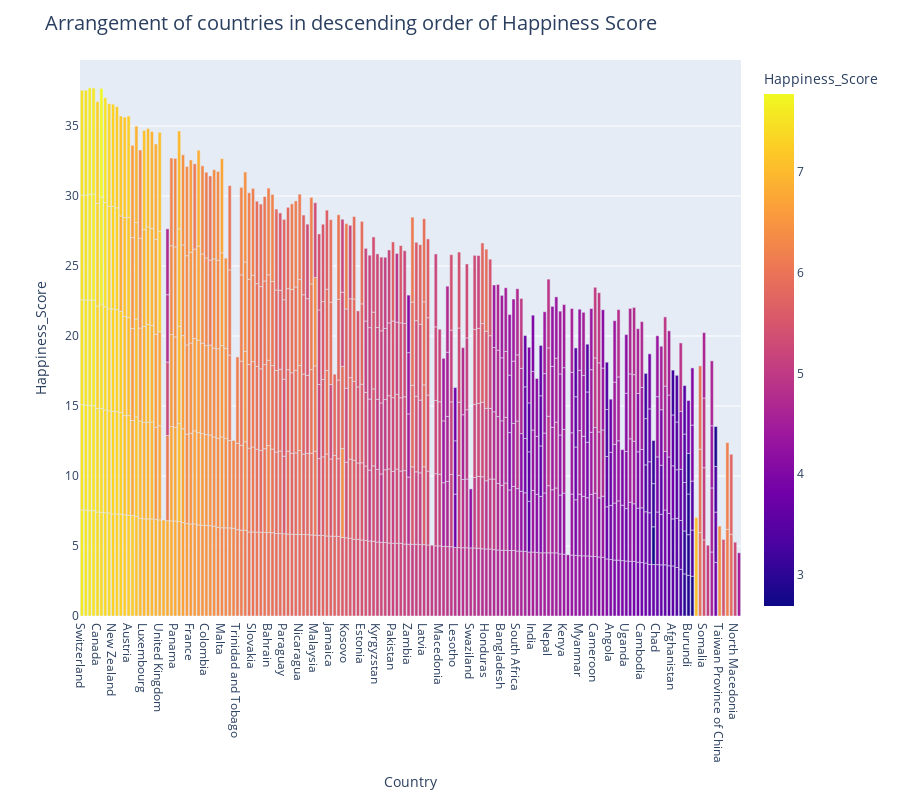

Here is the notebook cell this chart was saved with:
### Code cell
fig = px.bar(full_happy, x='Country', y='Happiness_Score',color='Happiness_Score',height=800)
fig.update_layout(title='Arrangement of countries in descending order of Happiness Score',titlefont_size=20)

### Figure 1 — Plotly figure (JSON) as saved in the notebook; plotly's stock layout.template omitted (floating-point values rounded to 4 significant figures; data arrays with more than 128 entries replaced by an {"elided": "..."} marker saying what was removed)
{"data": [{"alignmentgroup": "True", "hovertemplate": "Country=%{x}<br>Happiness_Score=%{marker.color}<extra></extra>", "legendgroup": "", "marker": {"color": {"elided": "782 float values"}, "coloraxis": "coloraxis"}, "name": "", "offsetgroup": "", "orientation": "v", "showlegend": false, "textposition": "auto", "type": "bar", "x": {"elided": "782 str values"}, "xaxis": "x", "y": {"elided": "782 float values"}, "yaxis": "y"}], "layout": {"barmode": "relative", "coloraxis": {"colorbar": {"title": {"text": "Happiness_Score"}}, "colorscale": [[0, "#0d0887"], [0.1111, "#46039f"], [0.2222, "#7201a8"], [0.3333, "#9c179e"], [0.4444, "#bd3786"], [0.5556, "#d8576b"], [0.6667, "#ed7953"], [0.7778, "#fb9f3a"], [0.8889, "#fdca26"], [1, "#f0f921"]]}, "height": 800, "legend": {"tracegroupgap": 0}, "margin": {"t": 60}, "title": {"font": {"size": 20}, "text": "Arrangement of countries in descending order of Happiness Score"}, "xaxis": {"anchor": "y", "domain": [0, 1], "title": {"text": "Country"}}, "yaxis": {"anchor": "x", "domain": [0, 1], "title": {"text": "Happiness_Score"}}}}
